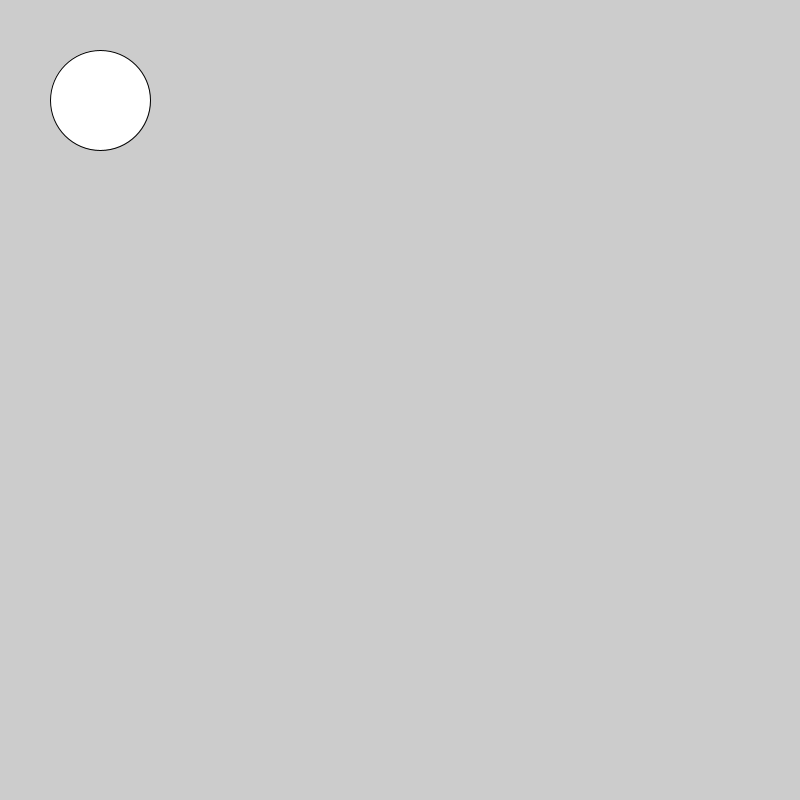
Frame 1 (no input)
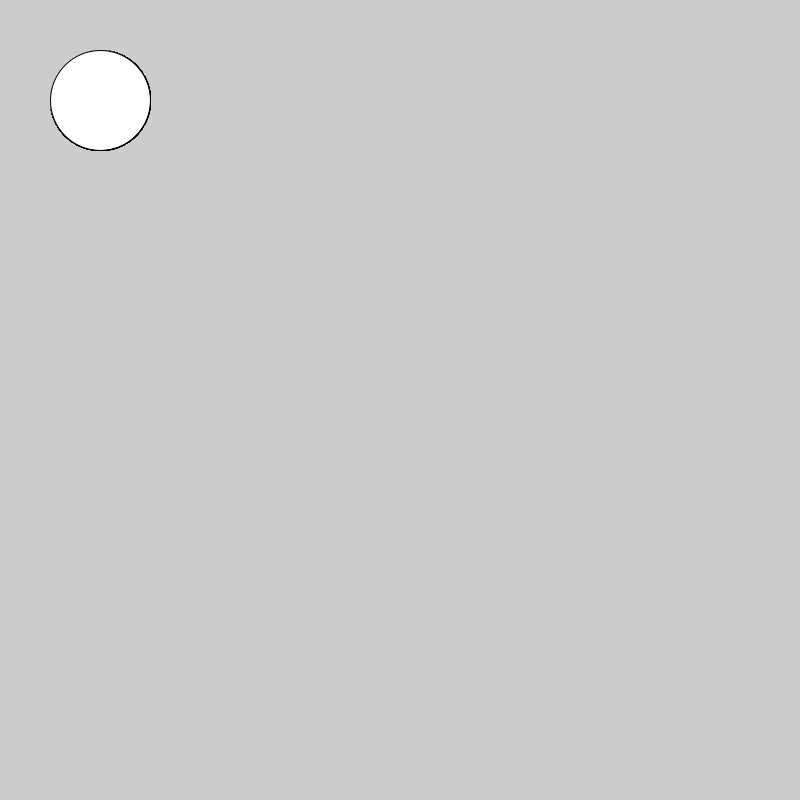
Frame 60 (the mouse pressed at the canvas centre just before this capture)
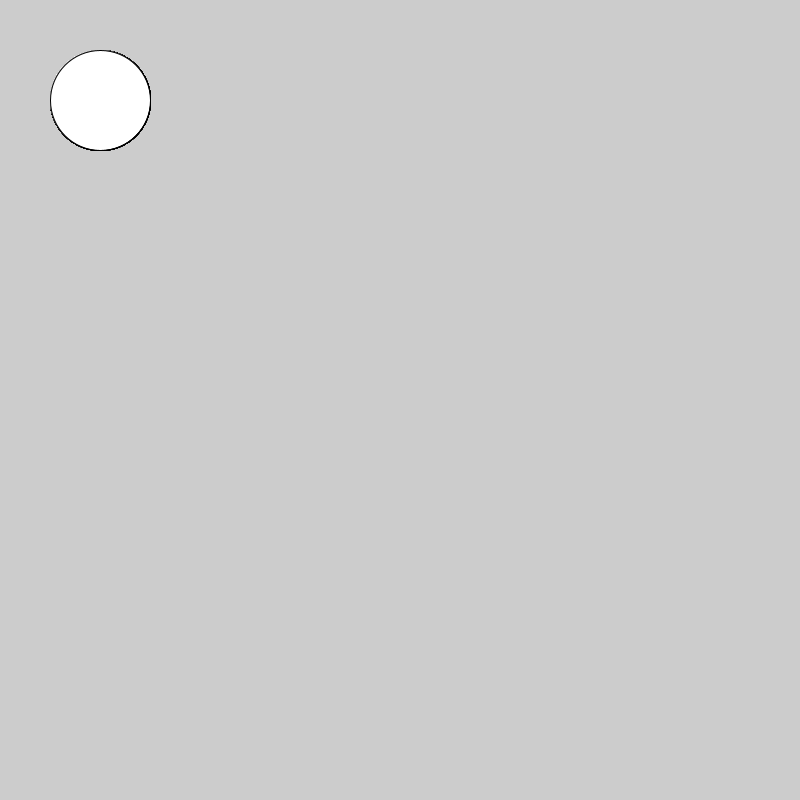
Frame 120 (the mouse held since frame 60 and released just before this capture)

The Processing sketch that drew these frames (run headless with seeded random() and noise(); from frame 60 on, the mouse is pressed at the canvas centre):

// Processing sketch: sketch_half_finished_ellipse
// ── sketch_half_finished_ellipse.pde
void setup(){
  size(800,800);
}
void draw(){
  ellipse (100,100,100,100);
}
